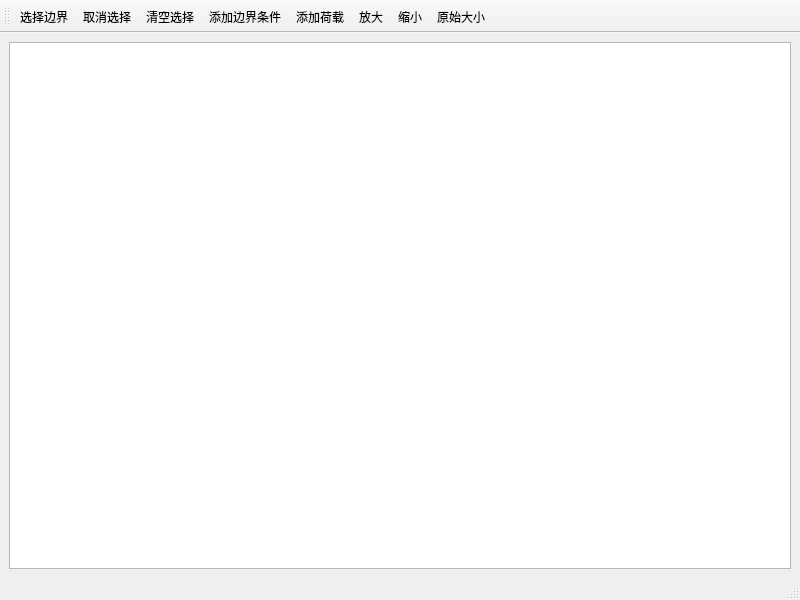
<?xml version="1.0" encoding="UTF-8"?>
<ui version="4.0">
 <class>BoundaryWindow</class>
 <widget class="QMainWindow" name="BoundaryWindow">
  <property name="geometry">
   <rect>
    <x>0</x>
    <y>0</y>
    <width>800</width>
    <height>600</height>
   </rect>
  </property>
  <property name="windowTitle">
   <string>MainWindow</string>
  </property>
  <widget class="QWidget" name="centralwidget">
   <layout class="QHBoxLayout" name="horizontalLayout">
    <item>
     <widget class="QWChartView" name="chartView"/>
    </item>
   </layout>
  </widget>
  <widget class="QMenuBar" name="menubar">
   <property name="geometry">
    <rect>
     <x>0</x>
     <y>0</y>
     <width>800</width>
     <height>23</height>
    </rect>
   </property>
  </widget>
  <widget class="QStatusBar" name="statusbar"/>
  <widget class="QToolBar" name="toolBar">
   <property name="windowTitle">
    <string>toolBar</string>
   </property>
   <property name="toolButtonStyle">
    <enum>Qt::ToolButtonTextBesideIcon</enum>
   </property>
   <attribute name="toolBarArea">
    <enum>TopToolBarArea</enum>
   </attribute>
   <attribute name="toolBarBreak">
    <bool>false</bool>
   </attribute>
   <addaction name="actionChooseBoundary"/>
   <addaction name="actionCancelSelect"/>
   <addaction name="actionReSelect"/>
   <addaction name="actionAddBoundaryCondition"/>
   <addaction name="actionAddLoad"/>
   <addaction name="actionZoomIn"/>
   <addaction name="actionZoomOut"/>
   <addaction name="actionZoomReset"/>
  </widget>
  <action name="actionZoomIn">
   <property name="icon">
    <iconset resource="../../icons.qrc">
     <normaloff>:/icons/icons/418.bmp</normaloff>:/icons/icons/418.bmp</iconset>
   </property>
   <property name="text">
    <string>放大</string>
   </property>
   <property name="toolTip">
    <string>放大</string>
   </property>
  </action>
  <action name="actionZoomOut">
   <property name="icon">
    <iconset resource="../../icons.qrc">
     <normaloff>:/icons/icons/416.bmp</normaloff>:/icons/icons/416.bmp</iconset>
   </property>
   <property name="text">
    <string>缩小</string>
   </property>
   <property name="toolTip">
    <string>缩小</string>
   </property>
  </action>
  <action name="actionZoomReset">
   <property name="icon">
    <iconset resource="../../icons.qrc">
     <normaloff>:/icons/icons/414.bmp</normaloff>:/icons/icons/414.bmp</iconset>
   </property>
   <property name="text">
    <string>原始大小</string>
   </property>
   <property name="toolTip">
    <string>原始大小</string>
   </property>
  </action>
  <action name="actionChooseBoundary">
   <property name="checkable">
    <bool>true</bool>
   </property>
   <property name="icon">
    <iconset resource="../../icons.qrc">
     <normaloff>:/images/images/Interaction.png</normaloff>:/images/images/Interaction.png</iconset>
   </property>
   <property name="text">
    <string>选择边界</string>
   </property>
   <property name="toolTip">
    <string>选择边界</string>
   </property>
  </action>
  <action name="actionAddBoundaryCondition">
   <property name="icon">
    <iconset resource="../../icons.qrc">
     <normaloff>:/icons/icons/316.bmp</normaloff>:/icons/icons/316.bmp</iconset>
   </property>
   <property name="text">
    <string>添加边界条件</string>
   </property>
   <property name="toolTip">
    <string>添加边界条件</string>
   </property>
  </action>
  <action name="actionCancelSelect">
   <property name="checkable">
    <bool>true</bool>
   </property>
   <property name="icon">
    <iconset resource="../../icons.qrc">
     <normaloff>:/icons/icons/318.bmp</normaloff>:/icons/icons/318.bmp</iconset>
   </property>
   <property name="text">
    <string>取消选择</string>
   </property>
   <property name="toolTip">
    <string>取消选择</string>
   </property>
  </action>
  <action name="actionReSelect">
   <property name="icon">
    <iconset resource="../../icons.qrc">
     <normaloff>:/icons/icons/preview1.bmp</normaloff>:/icons/icons/preview1.bmp</iconset>
   </property>
   <property name="text">
    <string>清空选择</string>
   </property>
   <property name="toolTip">
    <string>清空选择</string>
   </property>
  </action>
  <action name="actionAddLoad">
   <property name="icon">
    <iconset resource="../../icons.qrc">
     <normaloff>:/images/images/Load.png</normaloff>:/images/images/Load.png</iconset>
   </property>
   <property name="text">
    <string>添加荷载</string>
   </property>
  </action>
 </widget>
 <customwidgets>
  <customwidget>
   <class>QWChartView</class>
   <extends>QGraphicsView</extends>
   <header location="global">qwchartview.h</header>
  </customwidget>
 </customwidgets>
 <resources>
  <include location="../../icons.qrc"/>
 </resources>
 <connections/>
</ui>
